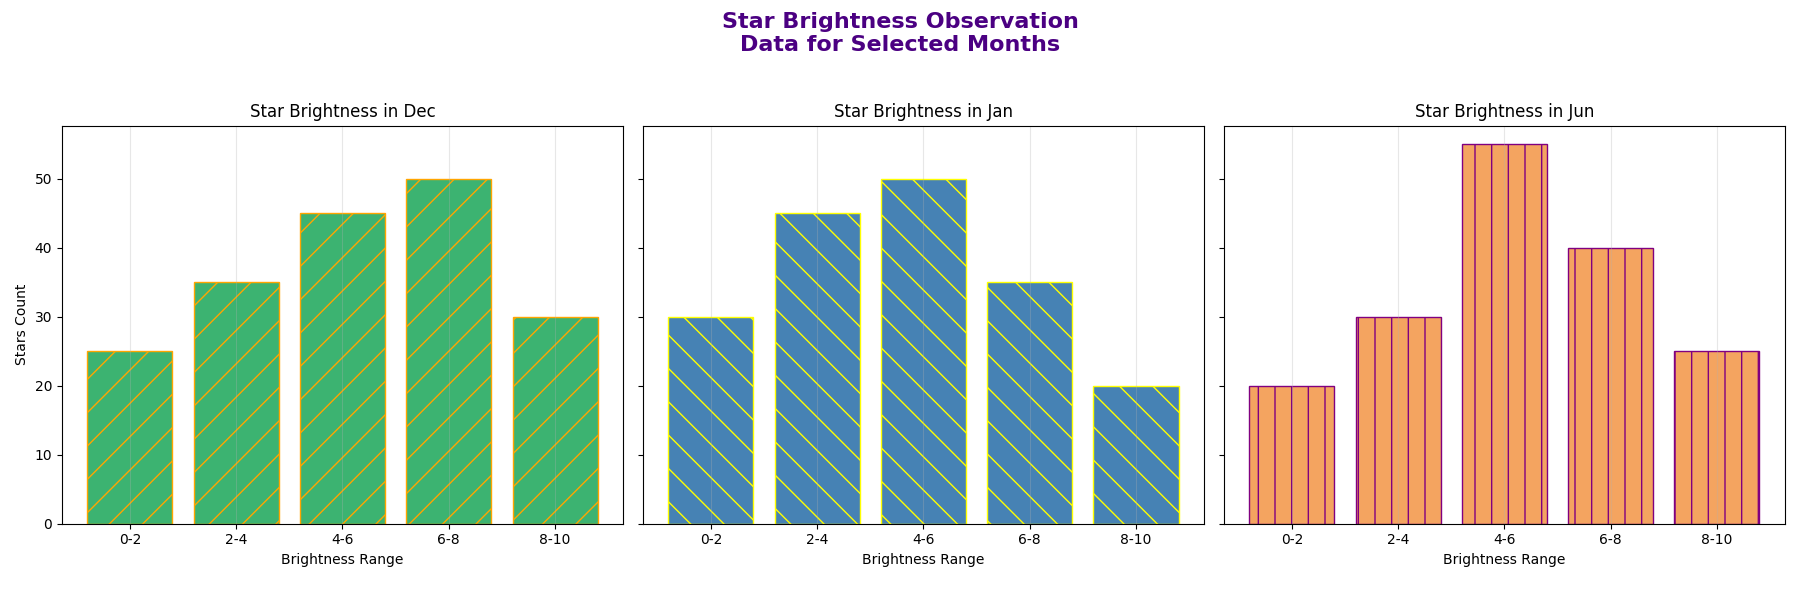

The script that drew this image:
import matplotlib.pyplot as plt
import numpy as np

months = [
    "January", "February", "March", "April", "May", "June",
    "July", "August", "September", "October", "November", "December"
]

brightness_bins = ['0-2', '2-4', '4-6', '6-8', '8-10']
stars_jan = [30, 45, 50, 35, 20]
stars_jun = [20, 30, 55, 40, 25]
stars_dec = [25, 35, 45, 50, 30]

fig, axs = plt.subplots(1, 3, figsize=(18, 6), sharey=True)

# Modified styles and elements
axs[0].bar(brightness_bins, stars_dec, color='mediumseagreen', edgecolor='orange', hatch='/')
axs[0].set_title('Star Brightness in Dec')
axs[0].set_xlabel('Brightness Range')
axs[0].set_ylabel('Stars Count')
axs[0].grid(axis='x', linestyle='-', alpha=0.3)

axs[1].bar(brightness_bins, stars_jan, color='steelblue', edgecolor='yellow', hatch='\\')
axs[1].set_title('Star Brightness in Jan')
axs[1].set_xlabel('Brightness Range')
axs[1].grid(axis='x', linestyle='-', alpha=0.3)

axs[2].bar(brightness_bins, stars_jun, color='sandybrown', edgecolor='purple', hatch='|')
axs[2].set_title('Star Brightness in Jun')
axs[2].set_xlabel('Brightness Range')
axs[2].grid(axis='x', linestyle='-', alpha=0.3)

fig.suptitle('Star Brightness Observation\nData for Selected Months', fontsize=16, fontweight='bold', color='indigo')
plt.tight_layout(rect=[0, 0.03, 1, 0.95])
plt.show()
